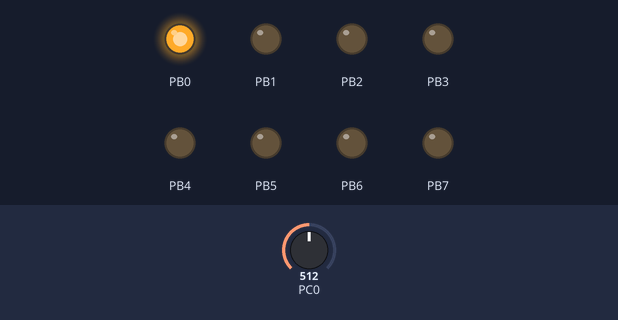
Bench run of a program on a simulated ATmega328P, built with avr-gcc and emulated at 16 MHz. On the bench: output pins drawn as LEDs (lit = HIGH). Inputs (shaded band) come from the test bench; at power-on: PC0 = 512.

Above: at 0.1 s.
Timing chart, 0 to 1.6 s (numbered marks = the images above):
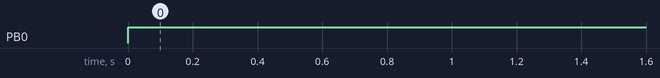

The program:

main.c
```c
/*
 * Sensor de fuego.c
 *
 * Created: 22/06/2020 07:04:20 p. m.
 * Author : lobol
 */

#include <avr/io.h>
#define F_CPU 16000000L
#include "util/delay.h"

int main(void){

	DDRB = 0xff;
	DDRD = 0x00;
	ADCSRA = 0x87;
	ADMUX = 0x40;
	float voltaje = 0;

	while (1){
		ADCSRA |= (1<<ADSC);
		while ((ADCSRA & (1<<ADIF))){
			ADCSRA |= (1<<ADIF);
			voltaje = (ADCL | (ADCH<<8))*5/1024;
			if (voltaje < 4.0){
				PORTB = 0b00000001;
			}
			else{
				PORTB = 0b00000000;
			}

		}
	}
}
```

Measured:
- by itself, PB0: LOW → HIGH at 0.00 s
